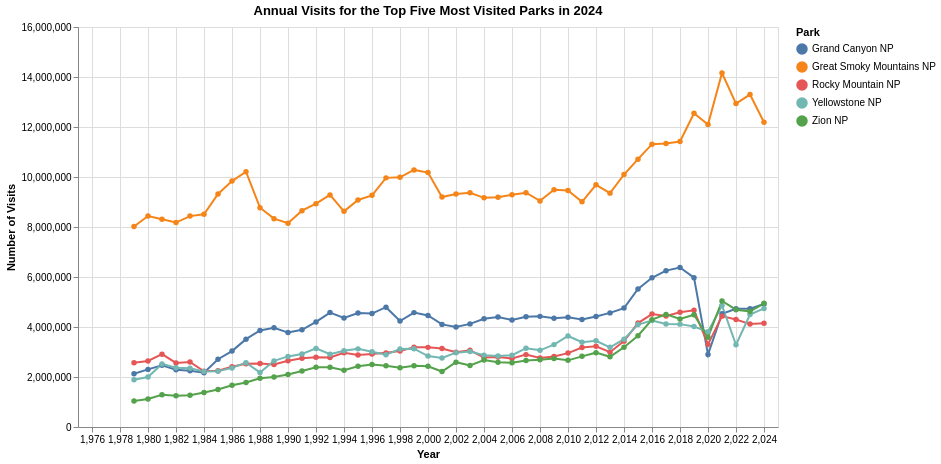

The notebook cell saved with this chart:
### Markdown cell above
After exploring the U.S National Park Visit Data between 1979-2024, I decided to compare the five parks that contained the highest annual visits within 2024.

### Code cell
visits_2024 = df[df["Year"] == 2024]

top_parks = visits_2024.sort_values(
    "RecreationVisits", ascending=False).head(5)

chart_data = df[df["ParkName"].isin(top_parks["ParkName"])]

alt.Chart(chart_data).mark_line(point=True).encode(
    x=alt.X("Year:Q", title="Year"),
    y=alt.Y("RecreationVisits:Q", title="Number of Visits"),
    color=alt.Color("ParkName:N", title="Park"),
    tooltip=["ParkName:N", "Year:Q", "RecreationVisits:Q"]).properties(
    title="Annual Visits for the Top Five Most Visited Parks in 2024",
    width=700,
    height=400
).interactive()

### Figure 1 — Vega-Lite specification as saved in the notebook (floating-point values rounded to 4 significant figures; data arrays with more than 128 entries replaced by an {"elided": "..."} marker saying what was removed)
{"config": {"view": {"continuousWidth": 300, "continuousHeight": 300}}, "data": {"name": "data-9b5dfd753cb5f889405522aa4b479c6f"}, "mark": {"type": "line", "point": true}, "encoding": {"color": {"field": "ParkName", "title": "Park", "type": "nominal"}, "tooltip": [{"field": "ParkName", "type": "nominal"}, {"field": "Year", "type": "quantitative"}, {"field": "RecreationVisits", "type": "quantitative"}], "x": {"field": "Year", "title": "Year", "type": "quantitative"}, "y": {"field": "RecreationVisits", "title": "Number of Visits", "type": "quantitative"}}, "height": 400, "params": [{"name": "param_1e9efca18e7a2868", "select": {"type": "interval", "encodings": ["x", "y"]}, "bind": "scales"}], "title": "Annual Visits for the Top Five Most Visited Parks in 2024", "width": 700, "$schema": "https://vega.github.io/schema/vega-lite/v6.4.1.json", "datasets": {"data-9b5dfd753cb5f889405522aa4b479c6f": {"elided": "230 records"}}}
